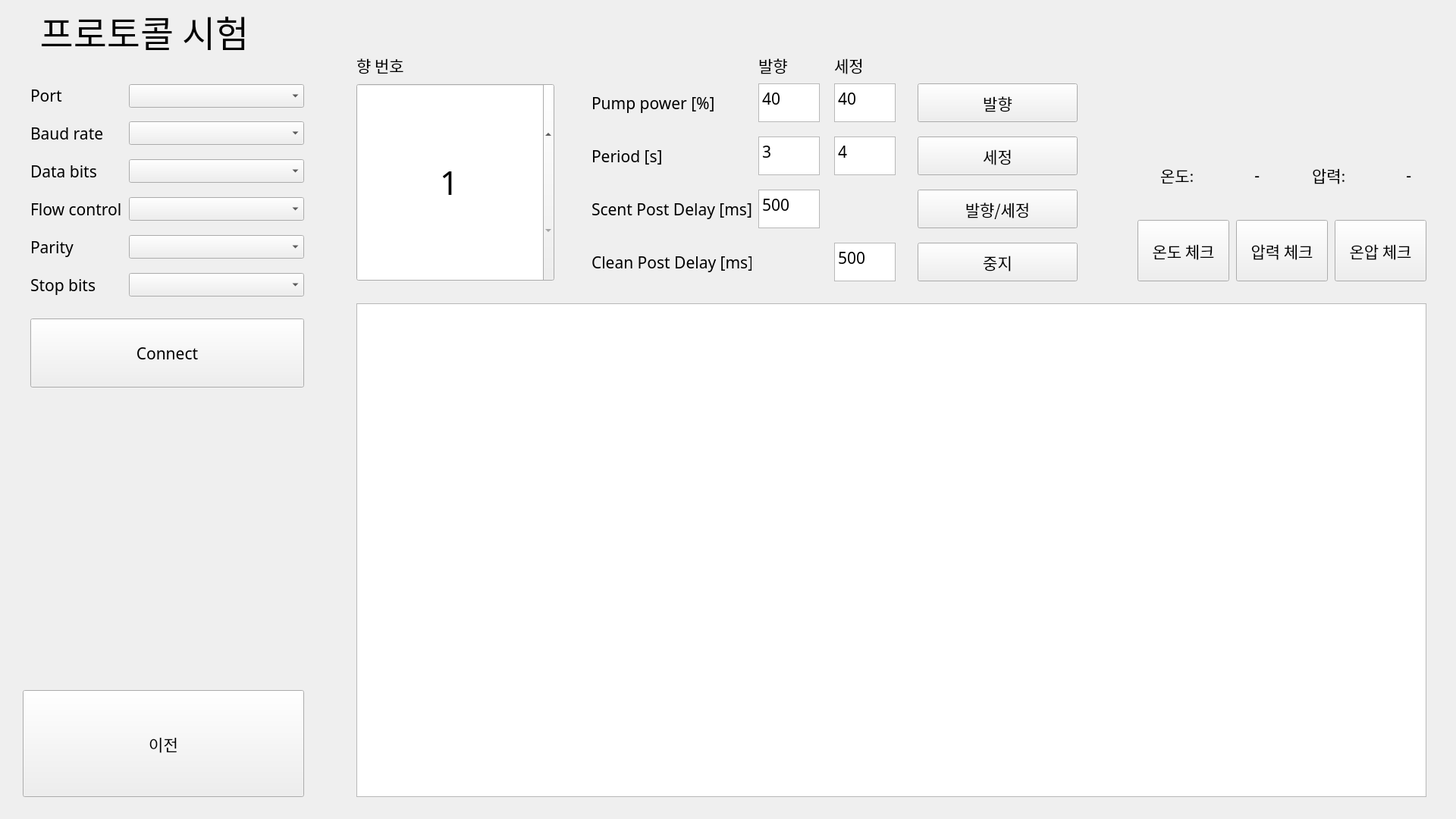
<?xml version="1.0" encoding="UTF-8"?>
<ui version="4.0">
 <class>MainWindow</class>
 <widget class="QMainWindow" name="MainWindow">
  <property name="geometry">
   <rect>
    <x>0</x>
    <y>0</y>
    <width>1920</width>
    <height>1080</height>
   </rect>
  </property>
  <property name="sizePolicy">
   <sizepolicy hsizetype="Maximum" vsizetype="Maximum">
    <horstretch>0</horstretch>
    <verstretch>0</verstretch>
   </sizepolicy>
  </property>
  <property name="maximumSize">
   <size>
    <width>1920</width>
    <height>1080</height>
   </size>
  </property>
  <property name="font">
   <font>
    <family>Malgun Gothic</family>
    <pointsize>16</pointsize>
   </font>
  </property>
  <property name="focusPolicy">
   <enum>Qt::NoFocus</enum>
  </property>
  <property name="windowTitle">
   <string>Digital Olfaction Solution</string>
  </property>
  <property name="styleSheet">
   <string notr="true"/>
  </property>
  <widget class="QWidget" name="centralwidget">
   <widget class="QLabel" name="label_title">
    <property name="geometry">
     <rect>
      <x>20</x>
      <y>10</y>
      <width>341</width>
      <height>61</height>
     </rect>
    </property>
    <property name="font">
     <font>
      <family>Malgun Gothic</family>
      <pointsize>36</pointsize>
      <bold>false</bold>
     </font>
    </property>
    <property name="styleSheet">
     <string notr="true"/>
    </property>
    <property name="text">
     <string>프로토콜 시험</string>
    </property>
    <property name="alignment">
     <set>Qt::AlignCenter</set>
    </property>
   </widget>
   <widget class="QLabel" name="label_2">
    <property name="geometry">
     <rect>
      <x>40</x>
      <y>110</y>
      <width>101</width>
      <height>31</height>
     </rect>
    </property>
    <property name="text">
     <string>Port</string>
    </property>
   </widget>
   <widget class="QLabel" name="label_3">
    <property name="geometry">
     <rect>
      <x>40</x>
      <y>160</y>
      <width>101</width>
      <height>31</height>
     </rect>
    </property>
    <property name="text">
     <string>Baud rate</string>
    </property>
   </widget>
   <widget class="QLabel" name="label_4">
    <property name="geometry">
     <rect>
      <x>40</x>
      <y>210</y>
      <width>101</width>
      <height>31</height>
     </rect>
    </property>
    <property name="text">
     <string>Data bits</string>
    </property>
   </widget>
   <widget class="QLabel" name="label_5">
    <property name="geometry">
     <rect>
      <x>40</x>
      <y>260</y>
      <width>131</width>
      <height>31</height>
     </rect>
    </property>
    <property name="text">
     <string>Flow control</string>
    </property>
   </widget>
   <widget class="QLabel" name="label_6">
    <property name="geometry">
     <rect>
      <x>40</x>
      <y>310</y>
      <width>131</width>
      <height>31</height>
     </rect>
    </property>
    <property name="text">
     <string>Parity</string>
    </property>
   </widget>
   <widget class="QLabel" name="label_7">
    <property name="geometry">
     <rect>
      <x>40</x>
      <y>360</y>
      <width>131</width>
      <height>31</height>
     </rect>
    </property>
    <property name="text">
     <string>Stop bits</string>
    </property>
   </widget>
   <widget class="QComboBox" name="comboBox_port">
    <property name="geometry">
     <rect>
      <x>170</x>
      <y>111</y>
      <width>231</width>
      <height>31</height>
     </rect>
    </property>
   </widget>
   <widget class="QComboBox" name="comboBox_baudrate">
    <property name="geometry">
     <rect>
      <x>170</x>
      <y>160</y>
      <width>231</width>
      <height>31</height>
     </rect>
    </property>
   </widget>
   <widget class="QComboBox" name="comboBox_databits">
    <property name="geometry">
     <rect>
      <x>170</x>
      <y>210</y>
      <width>231</width>
      <height>31</height>
     </rect>
    </property>
   </widget>
   <widget class="QComboBox" name="comboBox_flowcontrol">
    <property name="geometry">
     <rect>
      <x>170</x>
      <y>260</y>
      <width>231</width>
      <height>31</height>
     </rect>
    </property>
   </widget>
   <widget class="QComboBox" name="comboBox_parity">
    <property name="geometry">
     <rect>
      <x>170</x>
      <y>310</y>
      <width>231</width>
      <height>31</height>
     </rect>
    </property>
   </widget>
   <widget class="QComboBox" name="comboBox_stopbits">
    <property name="geometry">
     <rect>
      <x>170</x>
      <y>360</y>
      <width>231</width>
      <height>31</height>
     </rect>
    </property>
   </widget>
   <widget class="QPushButton" name="pushButton_connect">
    <property name="geometry">
     <rect>
      <x>40</x>
      <y>420</y>
      <width>361</width>
      <height>91</height>
     </rect>
    </property>
    <property name="text">
     <string>Connect</string>
    </property>
   </widget>
   <widget class="QTextEdit" name="textEdit_console">
    <property name="geometry">
     <rect>
      <x>470</x>
      <y>400</y>
      <width>1411</width>
      <height>651</height>
     </rect>
    </property>
    <property name="font">
     <font>
      <family>Consolas</family>
      <pointsize>16</pointsize>
     </font>
    </property>
   </widget>
   <widget class="QPushButton" name="pushButton_back">
    <property name="geometry">
     <rect>
      <x>30</x>
      <y>910</y>
      <width>371</width>
      <height>141</height>
     </rect>
    </property>
    <property name="text">
     <string>이전</string>
    </property>
   </widget>
   <widget class="QLabel" name="label_16">
    <property name="geometry">
     <rect>
      <x>780</x>
      <y>110</y>
      <width>171</width>
      <height>51</height>
     </rect>
    </property>
    <property name="text">
     <string>Pump power [%]</string>
    </property>
    <property name="alignment">
     <set>Qt::AlignLeading|Qt::AlignLeft|Qt::AlignVCenter</set>
    </property>
   </widget>
   <widget class="QLabel" name="label_15">
    <property name="geometry">
     <rect>
      <x>780</x>
      <y>180</y>
      <width>171</width>
      <height>51</height>
     </rect>
    </property>
    <property name="text">
     <string>Period [s]</string>
    </property>
    <property name="alignment">
     <set>Qt::AlignLeading|Qt::AlignLeft|Qt::AlignVCenter</set>
    </property>
   </widget>
   <widget class="QLabel" name="label_18">
    <property name="geometry">
     <rect>
      <x>780</x>
      <y>250</y>
      <width>211</width>
      <height>51</height>
     </rect>
    </property>
    <property name="text">
     <string>Scent Post Delay [ms]</string>
    </property>
    <property name="alignment">
     <set>Qt::AlignLeading|Qt::AlignLeft|Qt::AlignVCenter</set>
    </property>
   </widget>
   <widget class="QSpinBox" name="sb_scentnum">
    <property name="geometry">
     <rect>
      <x>470</x>
      <y>110</y>
      <width>261</width>
      <height>261</height>
     </rect>
    </property>
    <property name="font">
     <font>
      <family>Malgun Gothic</family>
      <pointsize>32</pointsize>
     </font>
    </property>
    <property name="alignment">
     <set>Qt::AlignCenter</set>
    </property>
    <property name="minimum">
     <number>1</number>
    </property>
    <property name="maximum">
     <number>52</number>
    </property>
   </widget>
   <widget class="QTextEdit" name="textEdit_emit_power">
    <property name="geometry">
     <rect>
      <x>1000</x>
      <y>110</y>
      <width>81</width>
      <height>51</height>
     </rect>
    </property>
    <property name="layoutDirection">
     <enum>Qt::LeftToRight</enum>
    </property>
    <property name="html">
     <string>&lt;!DOCTYPE HTML PUBLIC &quot;-//W3C//DTD HTML 4.0//EN&quot; &quot;http://www.w3.org/TR/REC-html40/strict.dtd&quot;&gt;
&lt;html&gt;&lt;head&gt;&lt;meta name=&quot;qrichtext&quot; content=&quot;1&quot; /&gt;&lt;meta charset=&quot;utf-8&quot; /&gt;&lt;style type=&quot;text/css&quot;&gt;
p, li { white-space: pre-wrap; }
hr { height: 1px; border-width: 0; }
li.unchecked::marker { content: &quot;\2610&quot;; }
li.checked::marker { content: &quot;\2612&quot;; }
&lt;/style&gt;&lt;/head&gt;&lt;body style=&quot; font-family:'Malgun Gothic'; font-size:16pt; font-weight:400; font-style:normal;&quot;&gt;
&lt;p style=&quot; margin-top:0px; margin-bottom:0px; margin-left:0px; margin-right:0px; -qt-block-indent:0; text-indent:0px;&quot;&gt;40&lt;/p&gt;&lt;/body&gt;&lt;/html&gt;</string>
    </property>
   </widget>
   <widget class="QTextEdit" name="textEdit_emit_period">
    <property name="geometry">
     <rect>
      <x>1000</x>
      <y>180</y>
      <width>81</width>
      <height>51</height>
     </rect>
    </property>
    <property name="html">
     <string>&lt;!DOCTYPE HTML PUBLIC &quot;-//W3C//DTD HTML 4.0//EN&quot; &quot;http://www.w3.org/TR/REC-html40/strict.dtd&quot;&gt;
&lt;html&gt;&lt;head&gt;&lt;meta name=&quot;qrichtext&quot; content=&quot;1&quot; /&gt;&lt;meta charset=&quot;utf-8&quot; /&gt;&lt;style type=&quot;text/css&quot;&gt;
p, li { white-space: pre-wrap; }
hr { height: 1px; border-width: 0; }
li.unchecked::marker { content: &quot;\2610&quot;; }
li.checked::marker { content: &quot;\2612&quot;; }
&lt;/style&gt;&lt;/head&gt;&lt;body style=&quot; font-family:'Malgun Gothic'; font-size:16pt; font-weight:400; font-style:normal;&quot;&gt;
&lt;p style=&quot; margin-top:0px; margin-bottom:0px; margin-left:0px; margin-right:0px; -qt-block-indent:0; text-indent:0px;&quot;&gt;3&lt;/p&gt;&lt;/body&gt;&lt;/html&gt;</string>
    </property>
   </widget>
   <widget class="QTextEdit" name="textEdit_scent_delay">
    <property name="geometry">
     <rect>
      <x>1000</x>
      <y>250</y>
      <width>81</width>
      <height>51</height>
     </rect>
    </property>
    <property name="html">
     <string>&lt;!DOCTYPE HTML PUBLIC &quot;-//W3C//DTD HTML 4.0//EN&quot; &quot;http://www.w3.org/TR/REC-html40/strict.dtd&quot;&gt;
&lt;html&gt;&lt;head&gt;&lt;meta name=&quot;qrichtext&quot; content=&quot;1&quot; /&gt;&lt;meta charset=&quot;utf-8&quot; /&gt;&lt;style type=&quot;text/css&quot;&gt;
p, li { white-space: pre-wrap; }
hr { height: 1px; border-width: 0; }
li.unchecked::marker { content: &quot;\2610&quot;; }
li.checked::marker { content: &quot;\2612&quot;; }
&lt;/style&gt;&lt;/head&gt;&lt;body style=&quot; font-family:'Malgun Gothic'; font-size:16pt; font-weight:400; font-style:normal;&quot;&gt;
&lt;p style=&quot; margin-top:0px; margin-bottom:0px; margin-left:0px; margin-right:0px; -qt-block-indent:0; text-indent:0px;&quot;&gt;500&lt;/p&gt;&lt;/body&gt;&lt;/html&gt;</string>
    </property>
   </widget>
   <widget class="QLabel" name="label_17">
    <property name="geometry">
     <rect>
      <x>470</x>
      <y>60</y>
      <width>211</width>
      <height>51</height>
     </rect>
    </property>
    <property name="text">
     <string>향 번호</string>
    </property>
    <property name="alignment">
     <set>Qt::AlignLeading|Qt::AlignLeft|Qt::AlignVCenter</set>
    </property>
   </widget>
   <widget class="QPushButton" name="pushButton_emit">
    <property name="geometry">
     <rect>
      <x>1210</x>
      <y>110</y>
      <width>211</width>
      <height>51</height>
     </rect>
    </property>
    <property name="text">
     <string>발향</string>
    </property>
   </widget>
   <widget class="QPushButton" name="pushButton_clean">
    <property name="geometry">
     <rect>
      <x>1210</x>
      <y>180</y>
      <width>211</width>
      <height>51</height>
     </rect>
    </property>
    <property name="text">
     <string>세정</string>
    </property>
   </widget>
   <widget class="QPushButton" name="pushButton_stop">
    <property name="geometry">
     <rect>
      <x>1210</x>
      <y>320</y>
      <width>211</width>
      <height>51</height>
     </rect>
    </property>
    <property name="text">
     <string>중지</string>
    </property>
   </widget>
   <widget class="QLabel" name="label_19">
    <property name="geometry">
     <rect>
      <x>780</x>
      <y>320</y>
      <width>211</width>
      <height>51</height>
     </rect>
    </property>
    <property name="text">
     <string>Clean Post Delay [ms]</string>
    </property>
    <property name="alignment">
     <set>Qt::AlignLeading|Qt::AlignLeft|Qt::AlignVCenter</set>
    </property>
   </widget>
   <widget class="QPushButton" name="pushButton_temperature">
    <property name="geometry">
     <rect>
      <x>1500</x>
      <y>290</y>
      <width>121</width>
      <height>81</height>
     </rect>
    </property>
    <property name="text">
     <string>온도 체크</string>
    </property>
   </widget>
   <widget class="QLabel" name="label_sensors">
    <property name="geometry">
     <rect>
      <x>1530</x>
      <y>190</y>
      <width>71</width>
      <height>81</height>
     </rect>
    </property>
    <property name="text">
     <string>온도:</string>
    </property>
    <property name="alignment">
     <set>Qt::AlignLeading|Qt::AlignLeft|Qt::AlignVCenter</set>
    </property>
   </widget>
   <widget class="QLabel" name="label_sensors_2">
    <property name="geometry">
     <rect>
      <x>1730</x>
      <y>190</y>
      <width>71</width>
      <height>81</height>
     </rect>
    </property>
    <property name="text">
     <string>압력:</string>
    </property>
    <property name="alignment">
     <set>Qt::AlignLeading|Qt::AlignLeft|Qt::AlignVCenter</set>
    </property>
   </widget>
   <widget class="QLabel" name="label_pressure">
    <property name="geometry">
     <rect>
      <x>1780</x>
      <y>190</y>
      <width>81</width>
      <height>81</height>
     </rect>
    </property>
    <property name="text">
     <string>-</string>
    </property>
    <property name="alignment">
     <set>Qt::AlignRight|Qt::AlignTrailing|Qt::AlignVCenter</set>
    </property>
   </widget>
   <widget class="QLabel" name="label_temperature">
    <property name="geometry">
     <rect>
      <x>1580</x>
      <y>190</y>
      <width>81</width>
      <height>81</height>
     </rect>
    </property>
    <property name="text">
     <string>-</string>
    </property>
    <property name="alignment">
     <set>Qt::AlignRight|Qt::AlignTrailing|Qt::AlignVCenter</set>
    </property>
   </widget>
   <widget class="QPushButton" name="pushButton_pressure">
    <property name="geometry">
     <rect>
      <x>1630</x>
      <y>290</y>
      <width>121</width>
      <height>81</height>
     </rect>
    </property>
    <property name="text">
     <string>압력 체크</string>
    </property>
   </widget>
   <widget class="QTextEdit" name="textEdit_clean_period">
    <property name="geometry">
     <rect>
      <x>1100</x>
      <y>180</y>
      <width>81</width>
      <height>51</height>
     </rect>
    </property>
    <property name="html">
     <string>&lt;!DOCTYPE HTML PUBLIC &quot;-//W3C//DTD HTML 4.0//EN&quot; &quot;http://www.w3.org/TR/REC-html40/strict.dtd&quot;&gt;
&lt;html&gt;&lt;head&gt;&lt;meta name=&quot;qrichtext&quot; content=&quot;1&quot; /&gt;&lt;meta charset=&quot;utf-8&quot; /&gt;&lt;style type=&quot;text/css&quot;&gt;
p, li { white-space: pre-wrap; }
hr { height: 1px; border-width: 0; }
li.unchecked::marker { content: &quot;\2610&quot;; }
li.checked::marker { content: &quot;\2612&quot;; }
&lt;/style&gt;&lt;/head&gt;&lt;body style=&quot; font-family:'Malgun Gothic'; font-size:16pt; font-weight:400; font-style:normal;&quot;&gt;
&lt;p style=&quot; margin-top:0px; margin-bottom:0px; margin-left:0px; margin-right:0px; -qt-block-indent:0; text-indent:0px;&quot;&gt;4&lt;/p&gt;&lt;/body&gt;&lt;/html&gt;</string>
    </property>
   </widget>
   <widget class="QTextEdit" name="textEdit_cleanup_delay">
    <property name="geometry">
     <rect>
      <x>1100</x>
      <y>320</y>
      <width>81</width>
      <height>51</height>
     </rect>
    </property>
    <property name="html">
     <string>&lt;!DOCTYPE HTML PUBLIC &quot;-//W3C//DTD HTML 4.0//EN&quot; &quot;http://www.w3.org/TR/REC-html40/strict.dtd&quot;&gt;
&lt;html&gt;&lt;head&gt;&lt;meta name=&quot;qrichtext&quot; content=&quot;1&quot; /&gt;&lt;meta charset=&quot;utf-8&quot; /&gt;&lt;style type=&quot;text/css&quot;&gt;
p, li { white-space: pre-wrap; }
hr { height: 1px; border-width: 0; }
li.unchecked::marker { content: &quot;\2610&quot;; }
li.checked::marker { content: &quot;\2612&quot;; }
&lt;/style&gt;&lt;/head&gt;&lt;body style=&quot; font-family:'Malgun Gothic'; font-size:16pt; font-weight:400; font-style:normal;&quot;&gt;
&lt;p style=&quot; margin-top:0px; margin-bottom:0px; margin-left:0px; margin-right:0px; -qt-block-indent:0; text-indent:0px;&quot;&gt;500&lt;/p&gt;&lt;/body&gt;&lt;/html&gt;</string>
    </property>
   </widget>
   <widget class="QTextEdit" name="textEdit_clean_power">
    <property name="geometry">
     <rect>
      <x>1100</x>
      <y>110</y>
      <width>81</width>
      <height>51</height>
     </rect>
    </property>
    <property name="layoutDirection">
     <enum>Qt::LeftToRight</enum>
    </property>
    <property name="html">
     <string>&lt;!DOCTYPE HTML PUBLIC &quot;-//W3C//DTD HTML 4.0//EN&quot; &quot;http://www.w3.org/TR/REC-html40/strict.dtd&quot;&gt;
&lt;html&gt;&lt;head&gt;&lt;meta name=&quot;qrichtext&quot; content=&quot;1&quot; /&gt;&lt;meta charset=&quot;utf-8&quot; /&gt;&lt;style type=&quot;text/css&quot;&gt;
p, li { white-space: pre-wrap; }
hr { height: 1px; border-width: 0; }
li.unchecked::marker { content: &quot;\2610&quot;; }
li.checked::marker { content: &quot;\2612&quot;; }
&lt;/style&gt;&lt;/head&gt;&lt;body style=&quot; font-family:'Malgun Gothic'; font-size:16pt; font-weight:400; font-style:normal;&quot;&gt;
&lt;p style=&quot; margin-top:0px; margin-bottom:0px; margin-left:0px; margin-right:0px; -qt-block-indent:0; text-indent:0px;&quot;&gt;40&lt;/p&gt;&lt;/body&gt;&lt;/html&gt;</string>
    </property>
   </widget>
   <widget class="QLabel" name="label_20">
    <property name="geometry">
     <rect>
      <x>1000</x>
      <y>60</y>
      <width>81</width>
      <height>51</height>
     </rect>
    </property>
    <property name="text">
     <string>발향</string>
    </property>
    <property name="alignment">
     <set>Qt::AlignLeading|Qt::AlignLeft|Qt::AlignVCenter</set>
    </property>
   </widget>
   <widget class="QLabel" name="label_21">
    <property name="geometry">
     <rect>
      <x>1100</x>
      <y>60</y>
      <width>81</width>
      <height>51</height>
     </rect>
    </property>
    <property name="text">
     <string>세정</string>
    </property>
    <property name="alignment">
     <set>Qt::AlignLeading|Qt::AlignLeft|Qt::AlignVCenter</set>
    </property>
   </widget>
   <widget class="QPushButton" name="pushButton_emit_clean">
    <property name="geometry">
     <rect>
      <x>1210</x>
      <y>250</y>
      <width>211</width>
      <height>51</height>
     </rect>
    </property>
    <property name="text">
     <string>발향/세정</string>
    </property>
   </widget>
   <widget class="QPushButton" name="pushButton_temperature_pressure">
    <property name="geometry">
     <rect>
      <x>1760</x>
      <y>290</y>
      <width>121</width>
      <height>81</height>
     </rect>
    </property>
    <property name="text">
     <string>온압 체크</string>
    </property>
   </widget>
  </widget>
 </widget>
 <resources/>
 <connections/>
</ui>
